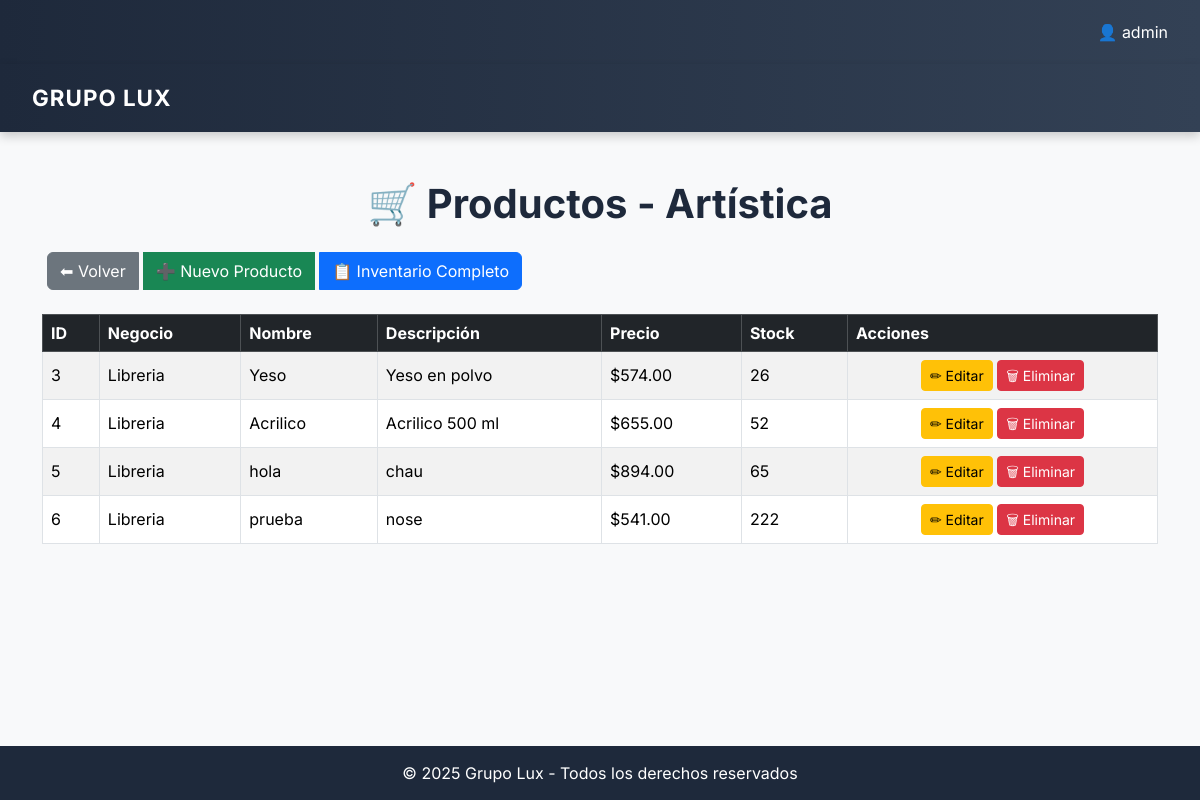
The page /libreria/productos_categoria.php?cat=Artística (signed in) on the database as committed earlier.
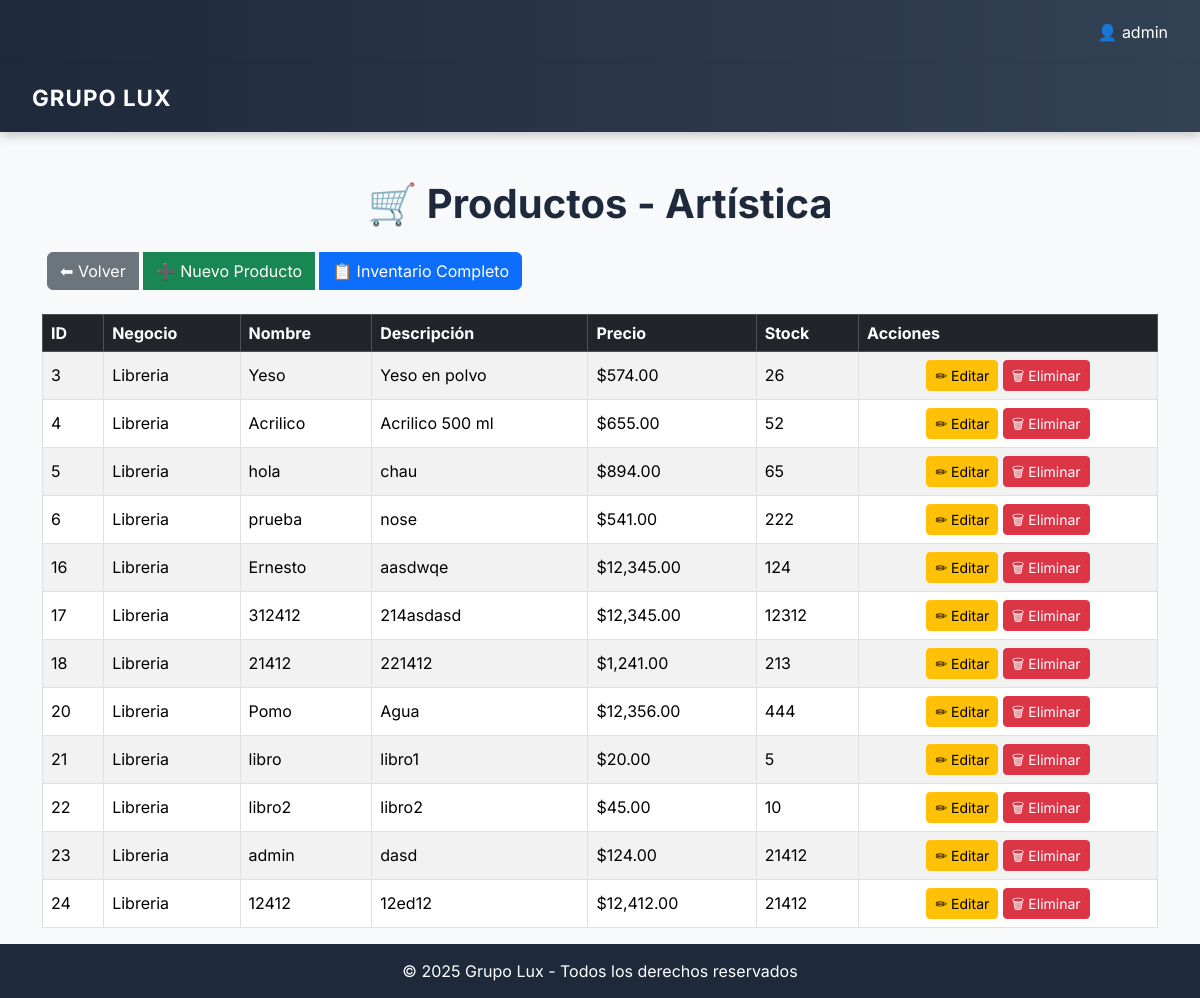
The same page on the database as committed later.
### tables this page shows
CREATE TABLE `productos` (
  `id_producto` int(11) NOT NULL,
  `id_negocio` int(11) DEFAULT NULL,
  `nombre` varchar(255) DEFAULT NULL,
  `descripcion` text DEFAULT NULL,
  `precio` varchar(255) DEFAULT NULL,
  `stock` int(11) DEFAULT NULL,
  `categoria` varchar(255) DEFAULT NULL
);

CREATE TABLE `negocios` (
  `id_negocio` int(11) NOT NULL,
  `nombre` varchar(255) DEFAULT NULL,
  `descripcion` text DEFAULT NULL
);

### libreria/productos_categoria.php (the view, shortened to what this page needs)
<?php
include '../backend/header.php';
include("../backend/conexion.php");
$categoria = $_GET['cat'] ?? '';
$rol = $_SESSION['id_rol'] ?? null;
$stmt = $conn->prepare("SELECT p.id_producto, p.nombre, p.descripcion, p.precio, p.stock, n.nombre AS negocio
                        FROM productos p
                        LEFT JOIN negocios n ON p.id_negocio = n.id_negocio
                        WHERE p.categoria = ?");
$stmt->bind_param("s", $categoria);
$stmt->execute();
$result = $stmt->get_result();
?>
<!DOCTYPE html>
<html lang="es">
<head>
  <link href="https://cdn.jsdelivr.net/npm/bootstrap@5.3.3/dist/css/bootstrap.min.css" rel="stylesheet">
</head>
<body>
  <nav class="navbar navbar-dark">
    <a class="navbar-brand" href="#">GRUPO LUX</a>
  </nav>
  <div class="container mt-5 content">
    <h1 class="text-center mb-4">🛒 Productos - <?= htmlspecialchars($categoria) ?></h1>
    <div class="text-center mb-4 btn-group">
      <a href="dashboard.php" class="btn btn-secondary">⬅ Volver</a>
      <?php if ($rol != 4) { ?>
        <button type="button" class="btn btn-success" data-bs-toggle="modal" data-bs-target="#modalNuevoProducto">
          ➕ Nuevo Producto
        </button>
        <a href="../productos_abm/productos_listar.php" class="btn btn-primary">📋 Inventario Completo</a>
      <?php } ?>
    </div>
    <div id="tabla-productos">
      <?php if ($result->num_rows > 0) { ?>
        <div class="table-responsive">
          <table class="table table-striped table-bordered align-middle">
            <thead class="table-dark">
              <tr>
                <th>ID</th>
                <th>Negocio</th>
                <th>Nombre</th>
                <th>Descripción</th>
                <th>Precio</th>
                <th>Stock</th>
                <?php if ($rol != 4) { ?><th>Acciones</th><?php } ?>
              </tr>
            </thead>
            <tbody>
            <?php while ($row = $result->fetch_assoc()) { ?>
              <tr>
                <td><?= $row['id_producto'] ?></td>
                <td><?= htmlspecialchars($row['negocio']) ?></td>
                <td><?= htmlspecialchars($row['nombre']) ?></td>
                <td><?= htmlspecialchars($row['descripcion']) ?></td>
                <td>$<?= number_format($row['precio'],2) ?></td>
                <td><?= $row['stock'] ?></td>
                <?php if ($rol != 4) { ?>
                <td class="text-center">
                  <a href="../productos_abm/productos_form.php?id=<?= $row['id_producto'] ?>"
                     class="btn btn-sm btn-warning">✏ Editar</a>
                  <a href="../productos_abm/productos_borrar.php?id=<?= $row['id_producto'] ?>"
                     class="btn btn-sm btn-danger"
                     onclick="return confirm('¿Seguro que deseas eliminar este producto?')">🗑 Eliminar</a>
                </td>
                <?php } ?>
              </tr>
            <?php } ?>
            </tbody>
          </table>
        </div>
      <?php } else { ?>
        <div class="alert alert-info text-center">
          ⚠️ No hay productos en la categoría <strong><?= htmlspecialchars($categoria) ?></strong>.
        </div>
      <?php } ?>
    </div>
  </div>
  <footer>
    &copy; <?= date("Y") ?> Grupo Lux - Todos los derechos reservados
  </footer>
</body>
</html>

Rows that differ between the two databases and show on the page:
added productos: id_producto "16", id_negocio.nombre "Libreria", nombre "Ernesto", descripcion "aasdwqe", precio "12,345.00", stock "124"
added productos: id_producto "17", id_negocio.nombre "Libreria", nombre "312412", descripcion "214asdasd", precio "12,345.00", stock "12312"
added productos: id_producto "18", id_negocio.nombre "Libreria", nombre "21412", descripcion "221412", precio "1,241.00", stock "213"
added productos: id_producto "20", id_negocio.nombre "Libreria", nombre "Pomo", descripcion "Agua", precio "12,356.00", stock "444"
added productos: id_producto "21", id_negocio.nombre "Libreria", nombre "libro", descripcion "libro1", precio "20.00", stock "5"
added productos: id_producto "22", id_negocio.nombre "Libreria", nombre "libro2", descripcion "libro2", precio "45.00", stock "10"
added productos: id_producto "23", id_negocio.nombre "Libreria", nombre "admin", descripcion "dasd", precio "124.00", stock "21412"
added productos: id_producto "24", id_negocio.nombre "Libreria", nombre "12412", descripcion "12ed12", precio "12,412.00", stock "21412"
